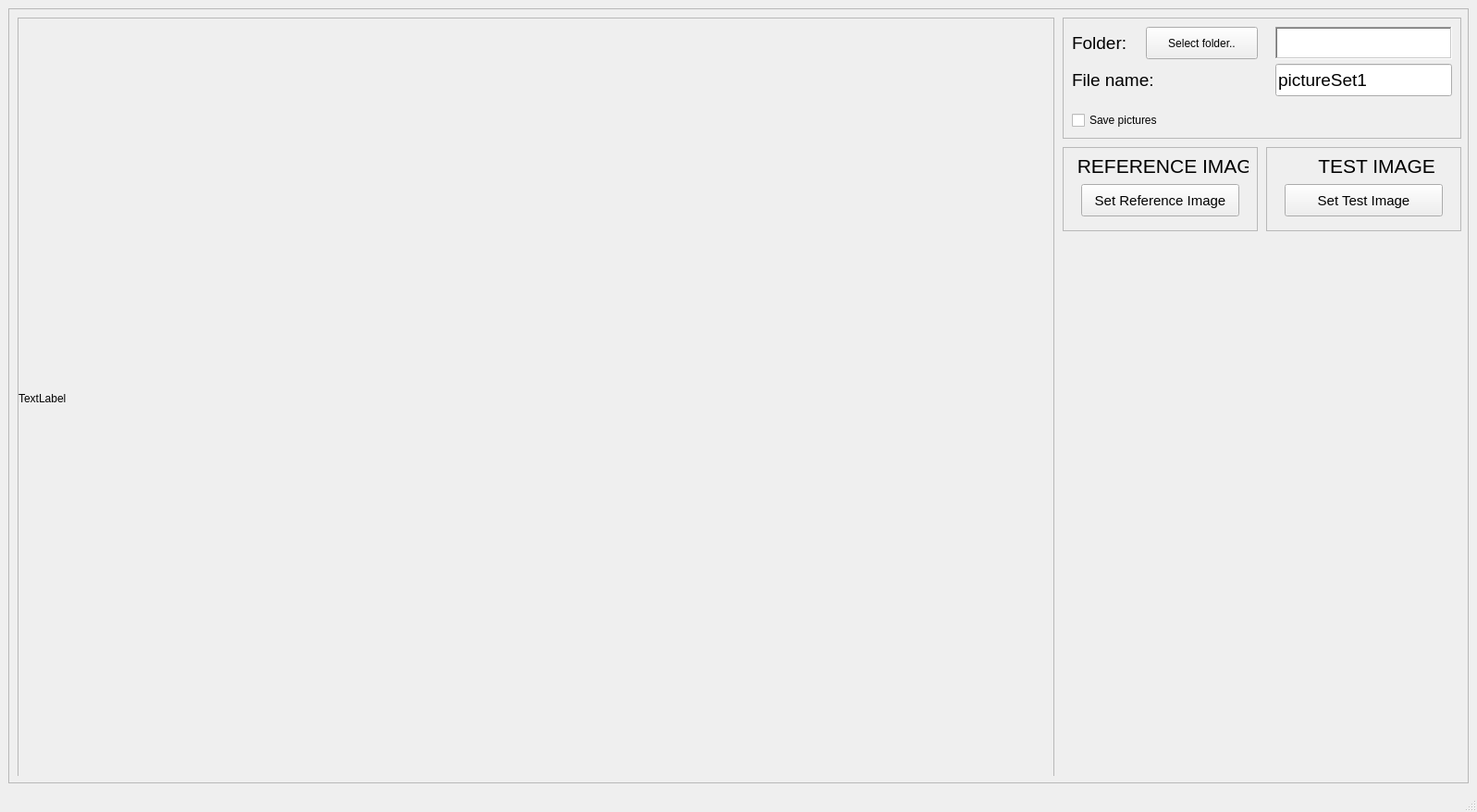
<?xml version="1.0" encoding="UTF-8"?>
<ui version="4.0">
 <class>MainWindowDesign</class>
 <widget class="QMainWindow" name="MainWindowDesign">
  <property name="geometry">
   <rect>
    <x>0</x>
    <y>0</y>
    <width>1597</width>
    <height>878</height>
   </rect>
  </property>
  <property name="windowTitle">
   <string>QRosApp</string>
  </property>
  <property name="windowIcon">
   <iconset resource="../../LaserScannerApplication/resources/images.qrc">
    <normaloff>:/images/icon.png</normaloff>:/images/icon.png</iconset>
  </property>
  <property name="locale">
   <locale language="English" country="Australia"/>
  </property>
  <widget class="QWidget" name="centralwidget">
   <layout class="QHBoxLayout">
    <item>
     <widget class="QFrame" name="frame">
      <property name="frameShape">
       <enum>QFrame::StyledPanel</enum>
      </property>
      <property name="frameShadow">
       <enum>QFrame::Raised</enum>
      </property>
      <widget class="QFrame" name="frame_4">
       <property name="geometry">
        <rect>
         <x>10</x>
         <y>10</y>
         <width>1121</width>
         <height>820</height>
        </rect>
       </property>
       <property name="frameShape">
        <enum>QFrame::StyledPanel</enum>
       </property>
       <property name="frameShadow">
        <enum>QFrame::Raised</enum>
       </property>
       <widget class="QWidget" name="verticalLayoutWidget">
        <property name="geometry">
         <rect>
          <x>0</x>
          <y>0</y>
          <width>1121</width>
          <height>821</height>
         </rect>
        </property>
        <layout class="QVBoxLayout" name="verticalLayout_2">
         <item>
          <widget class="QScrollArea" name="scrollArea">
           <property name="widgetResizable">
            <bool>true</bool>
           </property>
           <widget class="QWidget" name="scrollAreaWidgetContents">
            <property name="geometry">
             <rect>
              <x>0</x>
              <y>0</y>
              <width>1117</width>
              <height>817</height>
             </rect>
            </property>
            <widget class="QLabel" name="imageLabel">
             <property name="geometry">
              <rect>
               <x>0</x>
               <y>0</y>
               <width>1121</width>
               <height>821</height>
              </rect>
             </property>
             <property name="text">
              <string>TextLabel</string>
             </property>
             <property name="scaledContents">
              <bool>true</bool>
             </property>
            </widget>
            <zorder>imageLabel</zorder>
            <zorder>frame_3</zorder>
           </widget>
          </widget>
         </item>
        </layout>
       </widget>
      </widget>
      <widget class="QFrame" name="frame_7">
       <property name="geometry">
        <rect>
         <x>1140</x>
         <y>150</y>
         <width>211</width>
         <height>91</height>
        </rect>
       </property>
       <property name="frameShape">
        <enum>QFrame::StyledPanel</enum>
       </property>
       <property name="frameShadow">
        <enum>QFrame::Raised</enum>
       </property>
       <widget class="QLabel" name="label_28">
        <property name="geometry">
         <rect>
          <x>10</x>
          <y>0</y>
          <width>191</width>
          <height>41</height>
         </rect>
        </property>
        <property name="font">
         <font>
          <pointsize>16</pointsize>
         </font>
        </property>
        <property name="text">
         <string> REFERENCE IMAGE</string>
        </property>
       </widget>
       <widget class="QPushButton" name="button_set_ref_image">
        <property name="geometry">
         <rect>
          <x>20</x>
          <y>40</y>
          <width>171</width>
          <height>35</height>
         </rect>
        </property>
        <property name="font">
         <font>
          <pointsize>11</pointsize>
         </font>
        </property>
        <property name="text">
         <string>Set Reference Image</string>
        </property>
       </widget>
      </widget>
      <widget class="QFrame" name="frame_8">
       <property name="geometry">
        <rect>
         <x>1360</x>
         <y>150</y>
         <width>211</width>
         <height>91</height>
        </rect>
       </property>
       <property name="frameShape">
        <enum>QFrame::StyledPanel</enum>
       </property>
       <property name="frameShadow">
        <enum>QFrame::Raised</enum>
       </property>
       <widget class="QLabel" name="label_29">
        <property name="geometry">
         <rect>
          <x>10</x>
          <y>0</y>
          <width>191</width>
          <height>41</height>
         </rect>
        </property>
        <property name="font">
         <font>
          <pointsize>16</pointsize>
         </font>
        </property>
        <property name="text">
         <string>        TEST IMAGE</string>
        </property>
       </widget>
       <widget class="QPushButton" name="button_set_test_image">
        <property name="geometry">
         <rect>
          <x>20</x>
          <y>40</y>
          <width>171</width>
          <height>35</height>
         </rect>
        </property>
        <property name="font">
         <font>
          <pointsize>11</pointsize>
         </font>
        </property>
        <property name="text">
         <string>Set Test Image</string>
        </property>
       </widget>
      </widget>
      <widget class="QFrame" name="frame_2">
       <property name="geometry">
        <rect>
         <x>1140</x>
         <y>10</y>
         <width>431</width>
         <height>131</height>
        </rect>
       </property>
       <property name="frameShape">
        <enum>QFrame::StyledPanel</enum>
       </property>
       <property name="frameShadow">
        <enum>QFrame::Raised</enum>
       </property>
       <widget class="QLabel" name="label_10">
        <property name="geometry">
         <rect>
          <x>10</x>
          <y>10</y>
          <width>81</width>
          <height>35</height>
         </rect>
        </property>
        <property name="font">
         <font>
          <pointsize>14</pointsize>
         </font>
        </property>
        <property name="text">
         <string>Folder:</string>
        </property>
       </widget>
       <widget class="QPushButton" name="button_folder_select_3">
        <property name="geometry">
         <rect>
          <x>90</x>
          <y>10</y>
          <width>121</width>
          <height>35</height>
         </rect>
        </property>
        <property name="text">
         <string>Select folder..</string>
        </property>
       </widget>
       <widget class="QTextBrowser" name="textbox_path_3">
        <property name="geometry">
         <rect>
          <x>230</x>
          <y>10</y>
          <width>191</width>
          <height>35</height>
         </rect>
        </property>
        <property name="font">
         <font>
          <pointsize>14</pointsize>
          <italic>false</italic>
         </font>
        </property>
        <property name="frameShape">
         <enum>QFrame::WinPanel</enum>
        </property>
        <property name="frameShadow">
         <enum>QFrame::Sunken</enum>
        </property>
       </widget>
       <widget class="QLineEdit" name="fileName_3">
        <property name="geometry">
         <rect>
          <x>230</x>
          <y>50</y>
          <width>191</width>
          <height>35</height>
         </rect>
        </property>
        <property name="font">
         <font>
          <pointsize>14</pointsize>
         </font>
        </property>
        <property name="text">
         <string>pictureSet1</string>
        </property>
       </widget>
       <widget class="QLabel" name="label_11">
        <property name="geometry">
         <rect>
          <x>10</x>
          <y>50</y>
          <width>190</width>
          <height>35</height>
         </rect>
        </property>
        <property name="font">
         <font>
          <pointsize>14</pointsize>
         </font>
        </property>
        <property name="text">
         <string>File name:</string>
        </property>
       </widget>
       <widget class="QCheckBox" name="saveCheckBox_3">
        <property name="geometry">
         <rect>
          <x>10</x>
          <y>100</y>
          <width>231</width>
          <height>22</height>
         </rect>
        </property>
        <property name="text">
         <string>Save pictures</string>
        </property>
       </widget>
      </widget>
      <zorder>frame_4</zorder>
      <zorder>frame_7</zorder>
      <zorder>frame_8</zorder>
      <zorder>frame_2</zorder>
      <zorder>label_29</zorder>
     </widget>
    </item>
   </layout>
  </widget>
  <widget class="QStatusBar" name="statusbar"/>
  <action name="action_Quit">
   <property name="text">
    <string>&amp;Quit</string>
   </property>
   <property name="shortcut">
    <string>Ctrl+Q</string>
   </property>
   <property name="shortcutContext">
    <enum>Qt::ApplicationShortcut</enum>
   </property>
  </action>
  <action name="action_Preferences">
   <property name="text">
    <string>&amp;Preferences</string>
   </property>
  </action>
  <action name="actionAbout">
   <property name="text">
    <string>&amp;About</string>
   </property>
  </action>
  <action name="actionAbout_Qt">
   <property name="text">
    <string>About &amp;Qt</string>
   </property>
  </action>
 </widget>
 <resources/>
 <connections>
  <connection>
   <sender>action_Quit</sender>
   <signal>triggered()</signal>
   <receiver>MainWindowDesign</receiver>
   <slot>close()</slot>
   <hints>
    <hint type="sourcelabel">
     <x>-1</x>
     <y>-1</y>
    </hint>
    <hint type="destinationlabel">
     <x>399</x>
     <y>299</y>
    </hint>
   </hints>
  </connection>
 </connections>
</ui>
